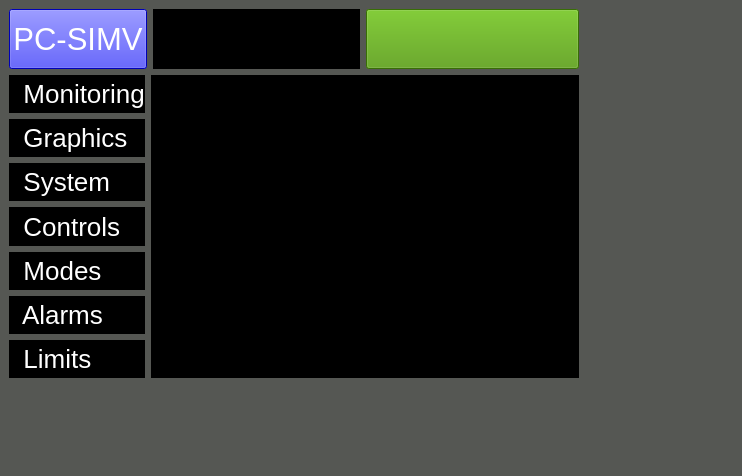
<?xml version="1.0" encoding="UTF-8"?>
<ui version="4.0">
 <class>MainWindow</class>
 <widget class="QMainWindow" name="MainWindow">
  <property name="geometry">
   <rect>
    <x>0</x>
    <y>0</y>
    <width>742</width>
    <height>476</height>
   </rect>
  </property>
  <property name="windowTitle">
   <string>MainWindow</string>
  </property>
  <property name="styleSheet">
   <string notr="true">/*background-color:rgb(136, 138, 133);
font-size: 20pt;*/


background-color:black;
color:white;


    /*font-weight: bold;*/
  /*  color: rgb(243, 243, 243);*/
/*margin:2;*/
    /*background-color:rgb(136, 138, 133)*/</string>
  </property>
  <widget class="QWidget" name="centralwidget">
   <property name="enabled">
    <bool>true</bool>
   </property>
   <property name="sizePolicy">
    <sizepolicy hsizetype="Fixed" vsizetype="Fixed">
     <horstretch>0</horstretch>
     <verstretch>0</verstretch>
    </sizepolicy>
   </property>
   <property name="styleSheet">
    <string notr="true">background-color:rgb(85, 87, 83);
color:white;
</string>
   </property>
   <layout class="QVBoxLayout" name="verticalLayout_9">
    <item>
     <layout class="QVBoxLayout" name="verticalLayout_4" stretch="100,24">
      <item>
       <layout class="QHBoxLayout" name="horizontalLayout_7" stretch="100,27">
        <item>
         <layout class="QVBoxLayout" name="verticalLayout_3" stretch="15,260">
          <item>
           <layout class="QHBoxLayout" name="horizontalLayout_6" stretch="39,68,70">
            <item>
             <widget class="QPushButton" name="pushButton">
              <property name="sizePolicy">
               <sizepolicy hsizetype="Preferred" vsizetype="Preferred">
                <horstretch>0</horstretch>
                <verstretch>0</verstretch>
               </sizepolicy>
              </property>
              <property name="styleSheet">
               <string notr="true">background-color: rgb(0, 0, 255);
color:white;
font-size:31px;
</string>
              </property>
              <property name="text">
               <string>PC-SIMV</string>
              </property>
             </widget>
            </item>
            <item>
             <layout class="QVBoxLayout" name="verticalLayout_2" stretch="2,10,2">
              <property name="spacing">
               <number>0</number>
              </property>
              <item>
               <widget class="QLabel" name="sp1">
                <property name="styleSheet">
                 <string notr="true">font-size:17px;
background-color:black;
color:white;</string>
                </property>
                <property name="text">
                 <string/>
                </property>
                <property name="alignment">
                 <set>Qt::AlignCenter</set>
                </property>
               </widget>
              </item>
              <item>
               <layout class="QHBoxLayout" name="horizontalLayout">
                <property name="spacing">
                 <number>0</number>
                </property>
                <item>
                 <widget class="clickable_lable" name="label_12">
                  <property name="styleSheet">
                   <string notr="true">font-size:17px;
background-color:black;
color:white;</string>
                  </property>
                  <property name="text">
                   <string/>
                  </property>
                  <property name="alignment">
                   <set>Qt::AlignCenter</set>
                  </property>
                 </widget>
                </item>
                <item>
                 <widget class="QLabel" name="label_7">
                  <property name="styleSheet">
                   <string notr="true">background-color:black;
color:white;</string>
                  </property>
                  <property name="text">
                   <string/>
                  </property>
                  <property name="alignment">
                   <set>Qt::AlignCenter</set>
                  </property>
                 </widget>
                </item>
                <item>
                 <widget class="QLabel" name="label">
                  <property name="styleSheet">
                   <string notr="true">font-size:17px;
background-color:black;
color:white;</string>
                  </property>
                  <property name="text">
                   <string/>
                  </property>
                  <property name="alignment">
                   <set>Qt::AlignCenter</set>
                  </property>
                 </widget>
                </item>
                <item>
                 <widget class="QLabel" name="label_2">
                  <property name="styleSheet">
                   <string notr="true">background-color:black;
color:white;</string>
                  </property>
                  <property name="text">
                   <string/>
                  </property>
                  <property name="alignment">
                   <set>Qt::AlignCenter</set>
                  </property>
                  <property name="margin">
                   <number>0</number>
                  </property>
                 </widget>
                </item>
               </layout>
              </item>
              <item>
               <widget class="QLabel" name="sp2">
                <property name="styleSheet">
                 <string notr="true">font-size:17px;
background-color:black;
color:white;</string>
                </property>
                <property name="text">
                 <string/>
                </property>
                <property name="alignment">
                 <set>Qt::AlignCenter</set>
                </property>
               </widget>
              </item>
             </layout>
            </item>
            <item>
             <widget class="QPushButton" name="pushButton_2">
              <property name="sizePolicy">
               <sizepolicy hsizetype="Preferred" vsizetype="Preferred">
                <horstretch>0</horstretch>
                <verstretch>0</verstretch>
               </sizepolicy>
              </property>
              <property name="styleSheet">
               <string notr="true">background-color:rgb(78, 154, 6);</string>
              </property>
              <property name="text">
               <string/>
              </property>
             </widget>
            </item>
           </layout>
          </item>
          <item>
           <layout class="QHBoxLayout" name="horizontalLayout_2" stretch="28,100">
            <item>
             <layout class="QVBoxLayout" name="verticalLayout">
              <item>
               <widget class="QPushButton" name="pushButton_3">
                <property name="sizePolicy">
                 <sizepolicy hsizetype="Preferred" vsizetype="Preferred">
                  <horstretch>0</horstretch>
                  <verstretch>0</verstretch>
                 </sizepolicy>
                </property>
                <property name="styleSheet">
                 <string notr="true">background-color:black;
color:white;
text-align:left;
font-size:26px;
border-radius:0px;
</string>
                </property>
                <property name="text">
                 <string>  Monitoring</string>
                </property>
               </widget>
              </item>
              <item>
               <widget class="QPushButton" name="pushButton_4">
                <property name="sizePolicy">
                 <sizepolicy hsizetype="Preferred" vsizetype="Preferred">
                  <horstretch>0</horstretch>
                  <verstretch>0</verstretch>
                 </sizepolicy>
                </property>
                <property name="styleSheet">
                 <string notr="true">background-color:black;
color:white;
text-align:left;
font-size:26px;
border-radius:0px;
</string>
                </property>
                <property name="text">
                 <string>  Graphics</string>
                </property>
               </widget>
              </item>
              <item>
               <widget class="QPushButton" name="pushButton_5">
                <property name="sizePolicy">
                 <sizepolicy hsizetype="Preferred" vsizetype="Preferred">
                  <horstretch>0</horstretch>
                  <verstretch>0</verstretch>
                 </sizepolicy>
                </property>
                <property name="styleSheet">
                 <string notr="true">background-color:black;
color:white;
text-align:left;
font-size:26px;
border-radius:0px;
</string>
                </property>
                <property name="text">
                 <string>  System</string>
                </property>
               </widget>
              </item>
              <item>
               <widget class="QPushButton" name="pushButton_6">
                <property name="sizePolicy">
                 <sizepolicy hsizetype="Preferred" vsizetype="Preferred">
                  <horstretch>0</horstretch>
                  <verstretch>0</verstretch>
                 </sizepolicy>
                </property>
                <property name="styleSheet">
                 <string notr="true">background-color:black;
color:white;
text-align:left;
font-size:26px;
border-radius:0px;
</string>
                </property>
                <property name="text">
                 <string>  Controls</string>
                </property>
               </widget>
              </item>
              <item>
               <widget class="QPushButton" name="pushButton_7">
                <property name="sizePolicy">
                 <sizepolicy hsizetype="Preferred" vsizetype="Preferred">
                  <horstretch>0</horstretch>
                  <verstretch>0</verstretch>
                 </sizepolicy>
                </property>
                <property name="styleSheet">
                 <string notr="true">background-color:black;
color:white;
text-align:left;
font-size:26px;
border-radius:0px;
</string>
                </property>
                <property name="text">
                 <string>  Modes</string>
                </property>
               </widget>
              </item>
              <item>
               <widget class="QPushButton" name="pushButton_8">
                <property name="sizePolicy">
                 <sizepolicy hsizetype="Preferred" vsizetype="Preferred">
                  <horstretch>0</horstretch>
                  <verstretch>0</verstretch>
                 </sizepolicy>
                </property>
                <property name="styleSheet">
                 <string notr="true">background-color:black;
color:white;
text-align:left;
font-size:26px;
border-radius:0px;
</string>
                </property>
                <property name="text">
                 <string>  Alarms</string>
                </property>
               </widget>
              </item>
              <item>
               <widget class="QPushButton" name="limits_2">
                <property name="sizePolicy">
                 <sizepolicy hsizetype="Preferred" vsizetype="Preferred">
                  <horstretch>0</horstretch>
                  <verstretch>0</verstretch>
                 </sizepolicy>
                </property>
                <property name="styleSheet">
                 <string notr="true">background-color:black;
color:white;
text-align:left;
font-size:26px;
border-radius:0px;
</string>
                </property>
                <property name="text">
                 <string>  Limits</string>
                </property>
               </widget>
              </item>
             </layout>
            </item>
            <item>
             <widget class="QStackedWidget" name="stackedWidget">
              <property name="styleSheet">
               <string notr="true">background-color:rgb(0, 0, 0);</string>
              </property>
              <property name="currentIndex">
               <number>4</number>
              </property>
              <widget class="QWidget" name="page">
               <property name="styleSheet">
                <string notr="true">background-color:rgb(136, 138, 133);</string>
               </property>
               <layout class="QVBoxLayout" name="verticalLayout_10">
                <property name="spacing">
                 <number>0</number>
                </property>
                <property name="leftMargin">
                 <number>0</number>
                </property>
                <property name="topMargin">
                 <number>0</number>
                </property>
                <property name="rightMargin">
                 <number>0</number>
                </property>
                <property name="bottomMargin">
                 <number>0</number>
                </property>
                <item>
                 <widget class="QWidget" name="widget_5" native="true">
                  <layout class="QVBoxLayout" name="verticalLayout_11">
                   <property name="spacing">
                    <number>0</number>
                   </property>
                   <property name="leftMargin">
                    <number>0</number>
                   </property>
                   <property name="topMargin">
                    <number>0</number>
                   </property>
                   <property name="rightMargin">
                    <number>0</number>
                   </property>
                   <property name="bottomMargin">
                    <number>0</number>
                   </property>
                   <item>
                    <layout class="QVBoxLayout" name="verticalLayout_8">
                     <property name="spacing">
                      <number>5</number>
                     </property>
                     <item>
                      <widget class="QWidget" name="widget_8" native="true">
                       <property name="styleSheet">
                        <string notr="true">background-color:black;</string>
                       </property>
                       <widget class="QLabel" name="label_3">
                        <property name="geometry">
                         <rect>
                          <x>120</x>
                          <y>30</y>
                          <width>58</width>
                          <height>16</height>
                         </rect>
                        </property>
                        <property name="text">
                         <string/>
                        </property>
                       </widget>
                      </widget>
                     </item>
                     <item>
                      <widget class="ecg" name="widget_9" native="true">
                       <property name="styleSheet">
                        <string notr="true">background-color:black;</string>
                       </property>
                      </widget>
                     </item>
                     <item>
                      <layout class="QHBoxLayout" name="horizontalLayout_5">
                       <item>
                        <widget class="QWidget" name="widget_6" native="true">
                         <property name="styleSheet">
                          <string notr="true">background-color:black;</string>
                         </property>
                        </widget>
                       </item>
                       <item>
                        <widget class="QWidget" name="widget_7" native="true">
                         <property name="styleSheet">
                          <string notr="true">background-color:black;</string>
                         </property>
                        </widget>
                       </item>
                      </layout>
                     </item>
                    </layout>
                   </item>
                  </layout>
                 </widget>
                </item>
               </layout>
              </widget>
              <widget class="volumeChart" name="page_2">
               <widget class="QLabel" name="label_4">
                <property name="geometry">
                 <rect>
                  <x>70</x>
                  <y>150</y>
                  <width>58</width>
                  <height>16</height>
                 </rect>
                </property>
                <property name="text">
                 <string>page_2</string>
                </property>
               </widget>
              </widget>
              <widget class="QWidget" name="page_3">
               <widget class="QLabel" name="label_5">
                <property name="geometry">
                 <rect>
                  <x>80</x>
                  <y>160</y>
                  <width>58</width>
                  <height>16</height>
                 </rect>
                </property>
                <property name="text">
                 <string>page_3</string>
                </property>
               </widget>
              </widget>
              <widget class="ecg" name="limits">
               <property name="styleSheet">
                <string notr="true">background-color:black;</string>
               </property>
               <widget class="QLabel" name="label_6">
                <property name="geometry">
                 <rect>
                  <x>100</x>
                  <y>120</y>
                  <width>58</width>
                  <height>16</height>
                 </rect>
                </property>
                <property name="text">
                 <string>limits</string>
                </property>
               </widget>
              </widget>
              <widget class="QWidget" name="four_graphs">
               <layout class="QVBoxLayout" name="verticalLayout_6">
                <item>
                 <layout class="QVBoxLayout" name="verticalLayout_5">
                  <item>
                   <widget class="QWidget" name="widget_4" native="true"/>
                  </item>
                  <item>
                   <widget class="QWidget" name="widget_3" native="true"/>
                  </item>
                  <item>
                   <layout class="QHBoxLayout" name="horizontalLayout_3">
                    <item>
                     <widget class="QWidget" name="widget" native="true"/>
                    </item>
                    <item>
                     <widget class="QWidget" name="widget_2" native="true"/>
                    </item>
                   </layout>
                  </item>
                 </layout>
                </item>
               </layout>
              </widget>
             </widget>
            </item>
           </layout>
          </item>
         </layout>
        </item>
        <item>
         <layout class="QVBoxLayout" name="verticalLayout_7">
          <property name="spacing">
           <number>6</number>
          </property>
          <property name="leftMargin">
           <number>0</number>
          </property>
          <property name="topMargin">
           <number>0</number>
          </property>
         </layout>
        </item>
       </layout>
      </item>
      <item>
       <layout class="QHBoxLayout" name="horizontalLayout_4">
        <property name="spacing">
         <number>4</number>
        </property>
        <property name="leftMargin">
         <number>0</number>
        </property>
        <property name="topMargin">
         <number>5</number>
        </property>
       </layout>
      </item>
     </layout>
    </item>
   </layout>
  </widget>
 </widget>
 <customwidgets>
  <customwidget>
   <class>volumeChart</class>
   <extends>QWidget</extends>
   <header location="global">volumechart.h</header>
   <container>1</container>
  </customwidget>
  <customwidget>
   <class>ecg</class>
   <extends>QWidget</extends>
   <header location="global">ecg.h</header>
   <container>1</container>
  </customwidget>
  <customwidget>
   <class>clickable_lable</class>
   <extends>QLabel</extends>
   <header>clickable_lable.h</header>
  </customwidget>
 </customwidgets>
 <resources/>
 <connections/>
</ui>
